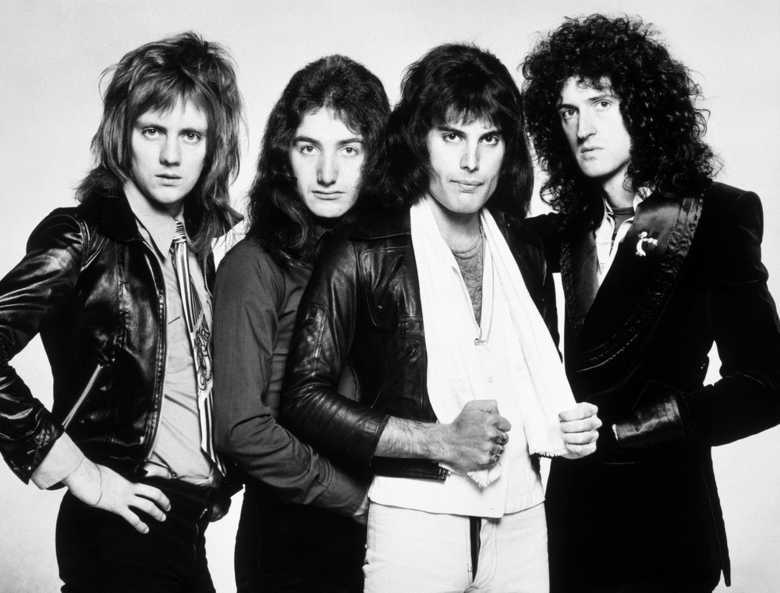
#> input picture queen.jpg, 780 x 593 px
$ python face.py
#> lines starting #> are read from the running program, lines starting #| are printed output that depends on the picture; after the words box and inside, x2 and y2 are one past the last pixel; in counts of white or black regions, pixels touching at a corner belong together
import cv2

# Haarcascades path
face_cascade = cv2.CascadeClassifier("haarcascade_frontalface_default.xml")

# Image path
img = cv2.imread("queen.jpg")
#> img is the input picture: shape (593, 780, 3); min 0, max 255, mean 107.9

# Converts an image to grayscale
gray_img = cv2.cvtColor(img, cv2.COLOR_BGR2GRAY)

# Detecting object
faces = face_cascade.detectMultiScale(gray_img,
scaleFactor=1.1,
minNeighbors=5,
minSize=(30, 30))
#> faces = [[426, 104, 91, 91], [544, 75, 84, 84], [280, 113, 97, 97], [121, 95, 102, 102]]

# Rectangle
for x, y, w, h in faces:
    img = cv2.rectangle(img, (x, y), (x+w, y+h), (0, 255, 0), 2)
#> this loop made 4 passes
#> pass 1, `img = cv2.rectangle(img, (x, y), (x+w, y+h), (0, 255, 0), 2)`:
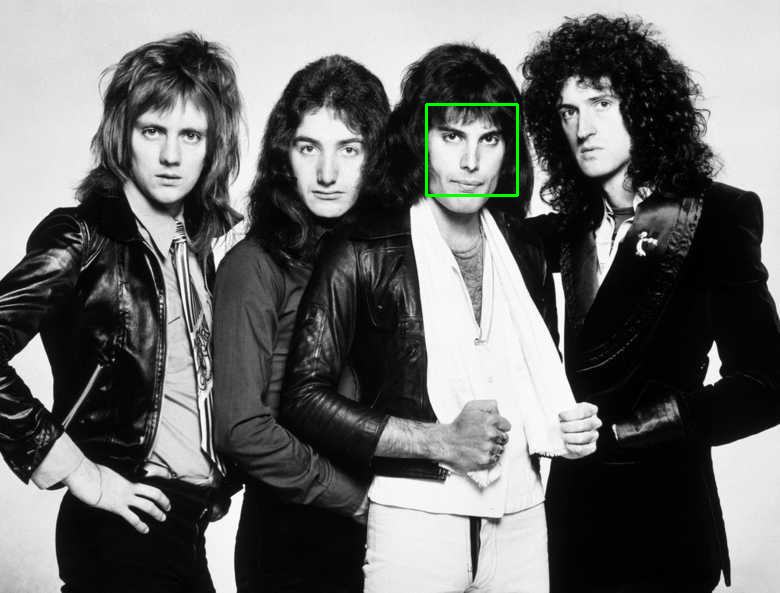
#> img: shape (593, 780, 3); 0.24% of pixels changed, all inside (x1, y1, x2, y2) = (425, 103, 519, 197)
#> pass 2, `img = cv2.rectangle(img, (x, y), (x+w, y+h), (0, 255, 0), 2)`:
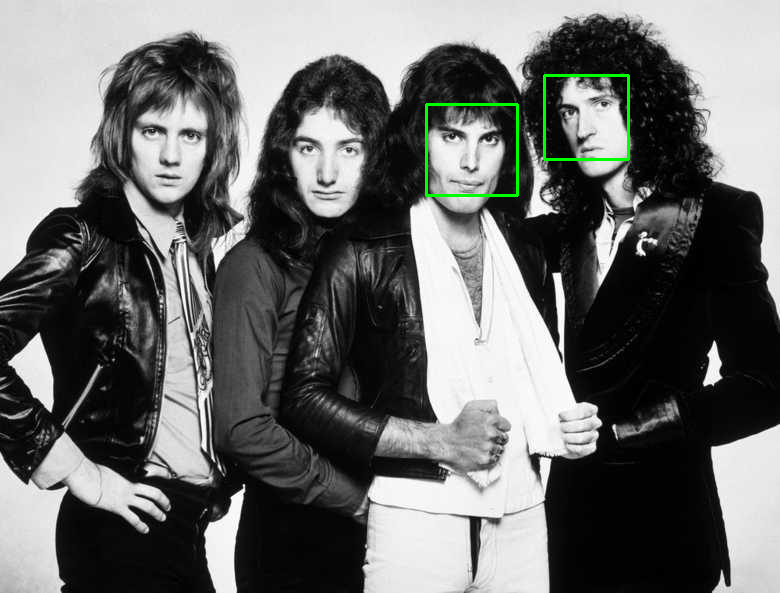
#> img: shape (593, 780, 3); 0.22% of pixels changed, all inside (x1, y1, x2, y2) = (543, 74, 630, 161)
#> pass 3, `img = cv2.rectangle(img, (x, y), (x+w, y+h), (0, 255, 0), 2)`:
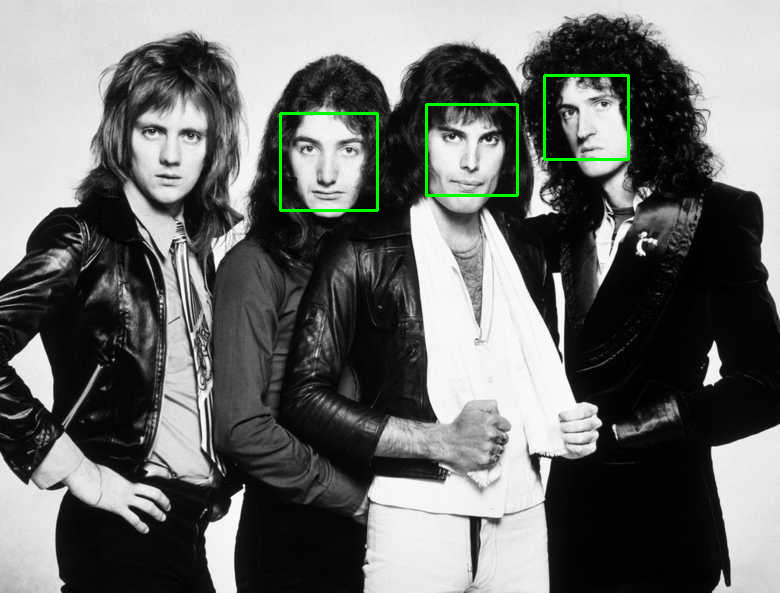
#> img: shape (593, 780, 3); 0.25% of pixels changed, all inside (x1, y1, x2, y2) = (279, 112, 379, 212)
#> after the loop:
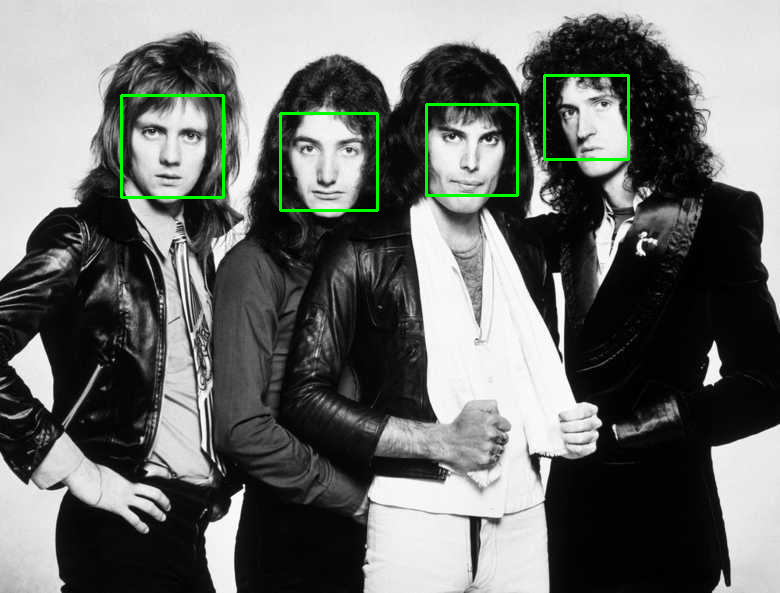
#> img: shape (593, 780, 3); 0.26% of pixels changed, all inside (x1, y1, x2, y2) = (120, 94, 225, 199)

# Resizing images while maintaining the aspect ratio
resized = cv2.resize(img, (int(img.shape[1]), int(img.shape[0])))

# Display the image, wait for the user to press a key
cv2.imshow("Gray", resized)
cv2.waitKey(0)
cv2.destroyAllWindows()
